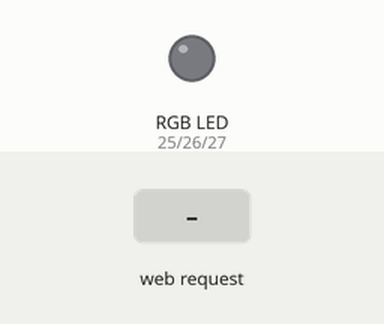
Recording of a sketch running on a simulated ESP32. Shown: an RGB LED mixed from three pins (HIGH = lit). Inputs (shaded band) come from the test bench. WiFi joins after 1.5 s; servers stay silent unless stated; what the sketch prints to the serial monitor is not drawn.

Above: at 2.7 s.
2.8 s: HTTP request GET /ledOn received
At 3.5 s:
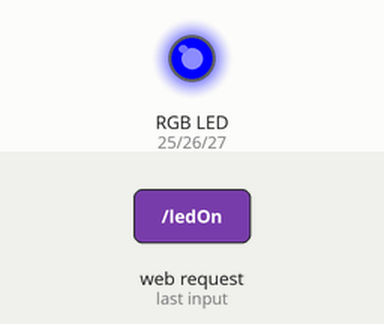
4.3 s: HTTP request GET /ledOff received
At 4.6 s:
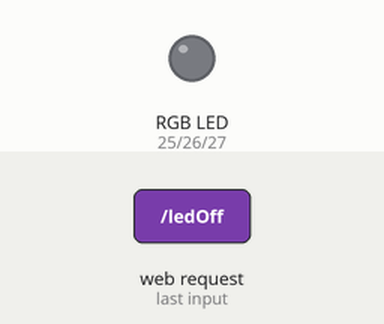
Timing chart, 0 to 7.3 s (numbered marks = the images above; inputs shaded):
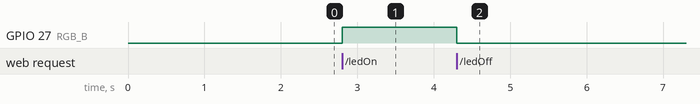

Measured:
- after the input at 2.8 s, GPIO 27 (RGB_B): LOW → HIGH at once
- after the input at 4.3 s, GPIO 27 (RGB_B): HIGH → LOW at once

The sketch:

sketch_sep10a.ino
```cpp
#include <WiFi.h>
#include <DHT.h>
#include <WebServer.h>
#define DHTPIN 15
#define DHTTYPE DHT11
#define RGB_R 25
#define RGB_G 26
#define RGB_B 27
// Configuração da rede WiFi
const char* ssid = "Smart 4.0 (3)";
const char* password = "Smart4.0";

WebServer server(80);  // Porta 80 padrão HTTP
WiFiClient client;
DHT dht(DHTPIN, DHTTYPE);

void handleRoot() {
  server.send(200, "text/plain", "API REST ESP32 Ativa!");
}

void handleLedOn() {

  digitalWrite(RGB_B, HIGH);
  String json = "{";
  json += "\"Led ON\""
          ",";
  json += "}";
  server.send(200, "application/json", json);
}

void handleLedOff() {

  digitalWrite(RGB_B, LOW);
  String json = "{";
  json += "\"Led OFF\""
          ",";
  json += "}";
  server.send(200, "application/json", json);
}

void setup() {
  pinMode(RGB_R, OUTPUT);
  pinMode(RGB_G, OUTPUT);
  pinMode(RGB_B, OUTPUT);
  Serial.begin(115200);
  dht.begin();

  // Conecta o ESP32 como cliente de rede Wi-Fi
  WiFi.begin(ssid, password);
  Serial.print("Conectando-se à rede WiFi: ");
  Serial.println(ssid);

  // Aguarda conexão
  while (WiFi.status() != WL_CONNECTED) {
    delay(500);
    Serial.print(".");
  }

  Serial.println("\nConectado com sucesso!");
  Serial.print("Endereço IP: ");
  Serial.println(WiFi.localIP());

  // Inicia o servidor TCP
  server.on("/", handleRoot);
  server.on("/ledOn", HTTP_GET, handleLedOn);
  server.on("/ledOff", HTTP_GET, handleLedOff);

  server.begin();
  Serial.println("Servidor TCP iniciado na porta 555.");
}


void loop() {

    server.handleClient();

}
```
